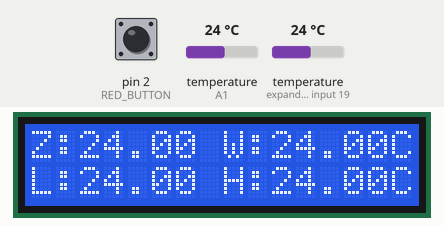
Simulated run of this sketch. Board: Arduino Uno, built with avr-gcc and run on an emulated ATmega328P. On the bench: 16×2 character LCD. The inputs (shaded band) are chosen by the test bench; at power-on: pin 2 (RED_BUTTON) HIGH, temperature (sensors on A1, expander input 19) 24 °C.

Above: at 2.4 s.
2.5 s: pin 2 (RED_BUTTON) pulled LOW for 1 s
At 3.3 s:
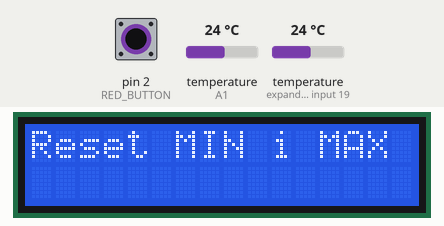
5.1 s: temperature (sensor on A1) set to 12 °C
At 6.4 s:
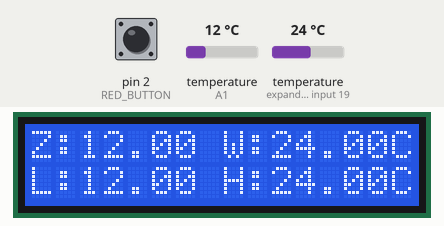
6.9 s: temperature (sensor on expander input 19) set to 12 °C
At 8.6 s:
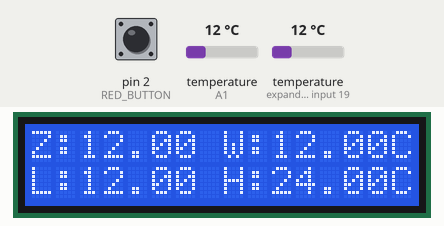
8.9 s: temperature (sensor on A1) set to 19 °C
At 10.3 s:
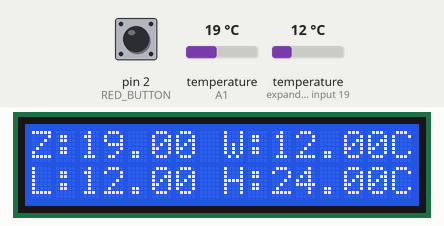
10.9 s: temperature (sensor on expander input 19) set to 19 °C
At 11.8 s:
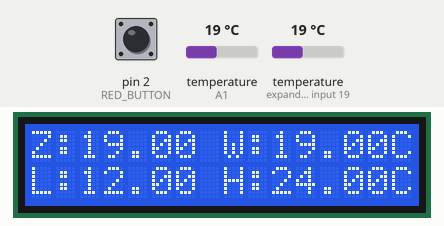
12.9 s: pin 2 (RED_BUTTON) pulled LOW for 1 s
At 16.3 s:
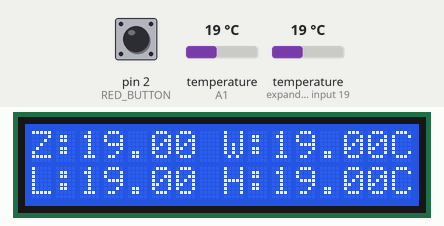
Timing chart, 0 to 17.6 s (numbered marks = the images above; inputs shaded):
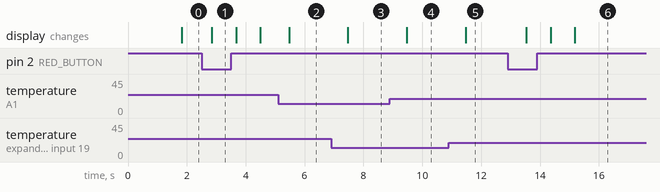

Measured:
- after the input at 2.5 s, the display: changes after 0.35 s (image 1)
- after the input at 5.1 s, the display: changes after 0.38 s (image 2)
- after the input at 6.9 s, the display: changes after 0.57 s (image 3)
- after the input at 8.9 s, the display: changes after 0.57 s (image 4)
- after the input at 10.9 s, the display: changes after 0.57 s (image 5)
- after the input at 12.9 s, the display: first changes after 0.63 s (image 6 shows a later state)

The sketch:

l06_z01.ino
```cpp
#include <Wire.h>
#include <LiquidCrystal_I2C.h>
#include <OneWire.h>
#include <DallasTemperature.h>
#include <math.h>

LiquidCrystal_I2C lcd(0x27,16,2);
OneWire oneWire(A1);
DallasTemperature sensors(&oneWire);

#define LED_RED 6
#define LED_GREEN 5
#define LED_BLUE 3
#define RED_BUTTON 2
#define GREEN_BUTTON 4
#define ENCODER1 A2
#define ENCODER2 A3
#define POTENTIOMETER A0


const unsigned long updateInterval = 1000;
const unsigned long DEBOUNCE_PERIOD = 50;

float tempOut = 0.0;
float tempIn = 0.0;
float minTemp = 999.0;
float maxTemp = -999.0;

float lastTempOut = -999.0;
float lastTempIn  = -999.0;
float lastMinDisplay = -999.0;
float lastMaxDisplay = -999.0;

unsigned long lastUpdate = 0;

void setup() {
  pinMode(RED_BUTTON, INPUT_PULLUP);

  lcd.init();
  lcd.backlight();

  sensors.begin();

  lcd.clear();
  lcd.setCursor(0,0);
  lcd.print("Z:      W:     C");
  lcd.setCursor(0,1);
  lcd.print("L:      H:     C");
}

void loop() {
  unsigned long currentMillis = millis();

  if (currentMillis - lastUpdate >= updateInterval) {
    lastUpdate = currentMillis;

    sensors.requestTemperatures();
    tempOut = sensors.getTempCByIndex(0); // zew
    tempIn  = sensors.getTempCByIndex(1); // wew


    if (tempOut < minTemp) minTemp = tempOut;
    if (tempOut > maxTemp) maxTemp = tempOut;

    if (tempIn < minTemp) minTemp = tempIn;
    if (tempIn > maxTemp) maxTemp = tempIn;


    if (fabs(tempIn - lastTempIn) >= 0.1 || lastTempIn < -900.0) {
      updateTemp();
      lastTempIn = tempIn;
    }

    if (fabs(tempOut - lastTempOut) >= 0.1 || lastTempOut < -900.0) {
      updateTemp();
      lastTempOut = tempOut;
    }

    if (fabs(minTemp - lastMinDisplay) >= 0.1 || lastMinDisplay < -900.0) {
      updateMinMax();
      lastMinDisplay = minTemp;
    }
    if (fabs(maxTemp - lastMaxDisplay) >= 0.1 || lastMaxDisplay < -900.0) {
      updateMinMax();
      lastMaxDisplay = maxTemp;
    }
  }

  if (isRedButtonPressed()) {
    minTemp = min(tempOut, tempIn);
    maxTemp = max(tempOut, tempIn);

    lastTempIn = -999.0;
    lastTempOut = -999.0;
    lastMinDisplay = -999.0;
    lastMaxDisplay = -999.0;

    lcd.clear();
    lcd.setCursor(0,0);
    lcd.print("Reset MIN i MAX");
    delay(800);
    lcd.clear();
    lcd.setCursor(0,0);
    lcd.print("Z:      W:     C");
    lcd.setCursor(0,1);
    lcd.print("L:      H:     C");
  }
}

bool isRedButtonPressed() {
  static int debounced_button_state = HIGH;
  static int previous_reading = HIGH;
  static unsigned long last_change_time = 0UL;
  bool isPressed = false;

  int current_reading = digitalRead(RED_BUTTON);

  if (previous_reading != current_reading) {
    last_change_time = millis();
  }

  if (millis() - last_change_time > DEBOUNCE_PERIOD) {
    if (current_reading != debounced_button_state) {
      if (debounced_button_state == HIGH && current_reading == LOW) {
        isPressed = true;
      }
      debounced_button_state = current_reading;
    }
  }

  previous_reading = current_reading;
  return isPressed;
}

String formatTemp5(float t) {
  String s = String(t, 2);

  if (t < -100) s = "-----";

  if (s.length() > 5) {
    s = s.substring(0, 5);
  }
  while (s.length() < 5) {
    s += ' ';
  }
  return s;
}

void updateTemp() {
  lcd.setCursor(2, 0);
  lcd.print(formatTemp5(tempOut));

  lcd.setCursor(10, 0);
  lcd.print(formatTemp5(tempIn));
}

void updateMinMax() {
  lcd.setCursor(2, 1);
  lcd.print(formatTemp5(minTemp));

  lcd.setCursor(10, 1);
  lcd.print(formatTemp5(maxTemp));
}
```
